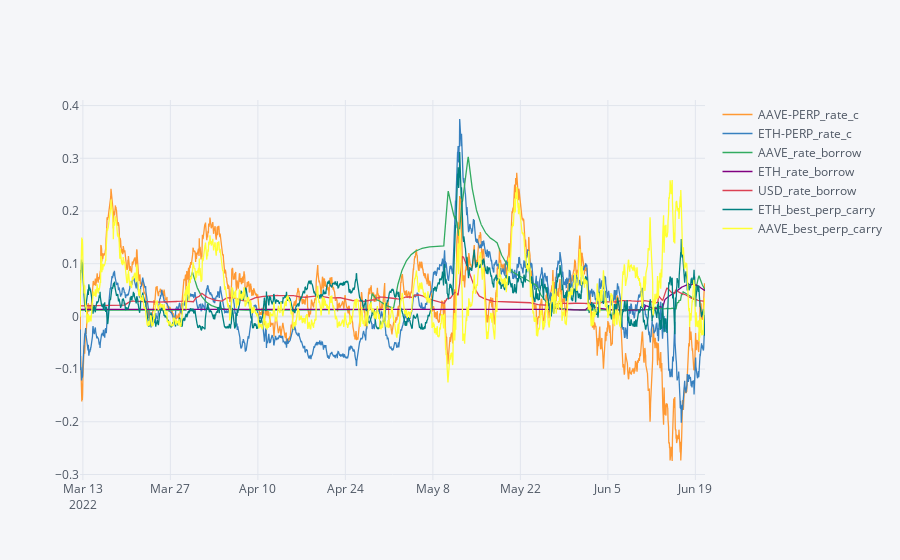

Notebook code for this chart:
### Code cell
selected = [df for df in futures_df.columns if any(df.split('-')[0].split('_')[0]==coin for coin in (coins+['USD']))]
prices=futures_df[[c for c in selected if any(string in c for string in ['price_c'])]]

short_rates=futures_df[[c for c in selected if any(string in c for string in ['PERP_rate_c','rate_borrow'])]]
short_rates=short_rates.ewm(halflife=halflife,times=short_rates.index).mean()

borrow_size=futures_df[[c for c in selected if any(string in c for string in ['_rate_size','price_volume'])]]

for c in coins:
    long_perp_carry=short_rates[c+'-PERP_rate_c']-short_rates['USD_rate_borrow']
    short_perp_carry=-short_rates[c+'-PERP_rate_c']-short_rates[c+'_rate_borrow']
    short_rates[c+'_best_perp_carry']= pd.concat([long_perp_carry, short_perp_carry]).max(level=0)
   # long_rates[c+'_long_future_carry']=long_rates[c+'-1231_rate_c']-short_rates['USD_rate_borrow']
   # long_rates[c+'_short_future_carry']=-long_rates[c+'-1231_rate_c']-short_rates[c+'_rate_borrow']

short_rates
pd.concat([short_rates],axis=0).iplot()#))

### Figure 1 — Plotly figure (JSON) as saved in the notebook; plotly's stock layout.template omitted (floating-point values rounded to 4 significant figures; data arrays with more than 128 entries replaced by an {"elided": "..."} marker saying what was removed)
{"data": [{"line": {"color": "rgba(255, 153, 51, 1.0)", "dash": "solid", "shape": "linear", "width": 1.3}, "mode": "lines", "name": "AAVE-PERP_rate_c", "text": "", "type": "scatter", "x": {"elided": "2401 str values"}, "y": {"elided": "2401 float values"}}, {"line": {"color": "rgba(55, 128, 191, 1.0)", "dash": "solid", "shape": "linear", "width": 1.3}, "mode": "lines", "name": "ETH-PERP_rate_c", "text": "", "type": "scatter", "x": {"elided": "2401 str values"}, "y": {"elided": "2401 float values"}}, {"line": {"color": "rgba(50, 171, 96, 1.0)", "dash": "solid", "shape": "linear", "width": 1.3}, "mode": "lines", "name": "AAVE_rate_borrow", "text": "", "type": "scatter", "x": {"elided": "2401 str values"}, "y": {"elided": "2401 float values"}}, {"line": {"color": "rgba(128, 0, 128, 1.0)", "dash": "solid", "shape": "linear", "width": 1.3}, "mode": "lines", "name": "ETH_rate_borrow", "text": "", "type": "scatter", "x": {"elided": "2401 str values"}, "y": {"elided": "2401 float values"}}, {"line": {"color": "rgba(219, 64, 82, 1.0)", "dash": "solid", "shape": "linear", "width": 1.3}, "mode": "lines", "name": "USD_rate_borrow", "text": "", "type": "scatter", "x": {"elided": "2401 str values"}, "y": {"elided": "2401 float values"}}, {"line": {"color": "rgba(0, 128, 128, 1.0)", "dash": "solid", "shape": "linear", "width": 1.3}, "mode": "lines", "name": "ETH_best_perp_carry", "text": "", "type": "scatter", "x": {"elided": "2401 str values"}, "y": {"elided": "2401 float values"}}, {"line": {"color": "rgba(255, 255, 51, 1.0)", "dash": "solid", "shape": "linear", "width": 1.3}, "mode": "lines", "name": "AAVE_best_perp_carry", "text": "", "type": "scatter", "x": {"elided": "2401 str values"}, "y": {"elided": "2401 float values"}}], "layout": {"legend": {"bgcolor": "#F5F6F9", "font": {"color": "#4D5663"}}, "paper_bgcolor": "#F5F6F9", "plot_bgcolor": "#F5F6F9", "title": {"font": {"color": "#4D5663"}}, "xaxis": {"gridcolor": "#E1E5ED", "showgrid": true, "tickfont": {"color": "#4D5663"}, "title": {"font": {"color": "#4D5663"}, "text": ""}, "zerolinecolor": "#E1E5ED"}, "yaxis": {"gridcolor": "#E1E5ED", "showgrid": true, "tickfont": {"color": "#4D5663"}, "title": {"font": {"color": "#4D5663"}, "text": ""}, "zerolinecolor": "#E1E5ED"}}}
